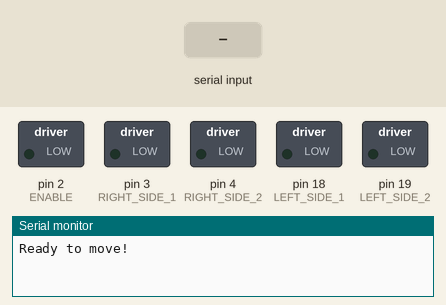
A sketch run on a simulated Arduino Uno, built with avr-gcc and run on an emulated ATmega328P. Parts: switched loads named in the sketch (green lamp = pin HIGH), the last lines printed to the serial monitor. The inputs (shaded band) are chosen by the test bench.

Above: at 1.2 s.
1.3 s: "0\n" received over Serial
At 1.9 s:
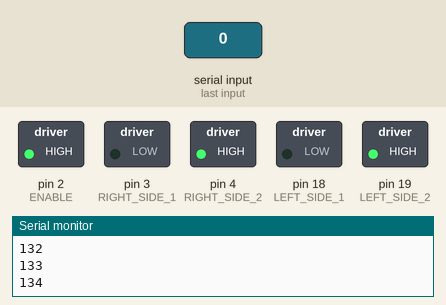
2.8 s: "1\n" received over Serial
At 3.7 s:
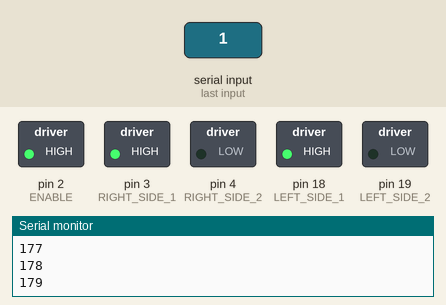
4.3 s: "2\n" received over Serial
At 4.9 s:
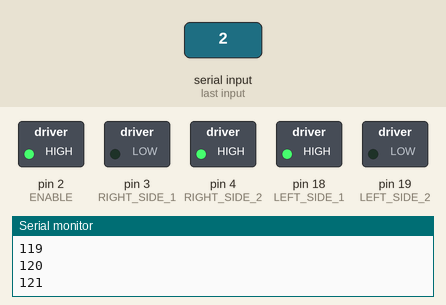
5.8 s: "3\n" received over Serial
At 6.1 s:
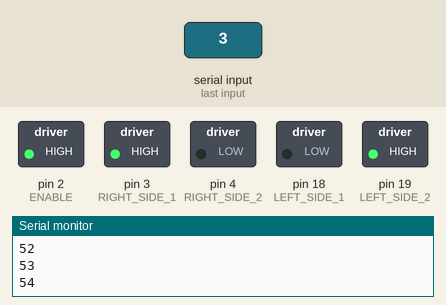
7.3 s: "4\n" received over Serial
At 8.4 s:
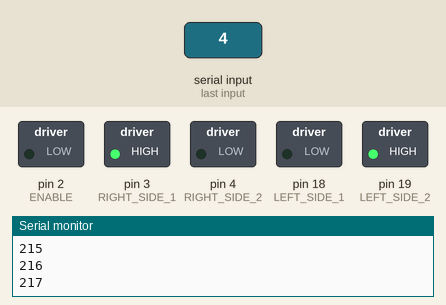
8.8 s: "5\n" received over Serial
At 9.5 s:
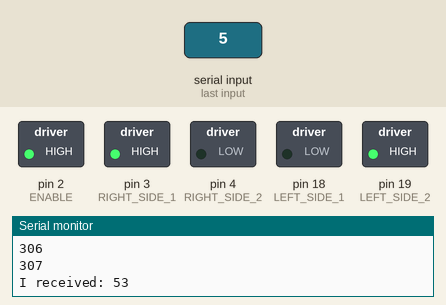
Timing chart, 0 to 11.3 s (numbered marks = the images above; inputs shaded):
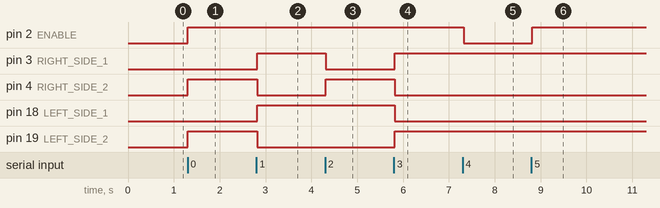

The sketch:

irvine-hacks-firmware.ino
```cpp
// functions for movement

// counter for how long to drive for, before stopping/switching movement options
// tweak this variable to affect how far the bot drives
const static int movementTimeLimit = 1000;

int incomingByte = 52;
bool moving = false;
int moveCounter = 0;
int currentMovement = 0;

const int ENABLE = 2;
// Motor 1
// right side
const int RIGHT_SIDE_1 = 3;
const int RIGHT_SIDE_2 = 4;
// Motor 2
// left side
const int LEFT_SIDE_1 = 18;
const int LEFT_SIDE_2 = 19;

const int ON_PERCENT = 0.78;

// function declarations
void turnRight();
void turnLeft();
void Forward();
void turnBack();
void stop();

void setup()
{
    Serial.begin(9600);
    Serial.println("Ready to move!");
    // DEBUG UART
    pinMode(2, OUTPUT);

    // set pin modes of motor
    pinMode(RIGHT_SIDE_1, OUTPUT);
    pinMode(RIGHT_SIDE_2, OUTPUT);
    pinMode(LEFT_SIDE_1, OUTPUT);
    pinMode(LEFT_SIDE_2, OUTPUT);
}

void loop()
{
    // is there an incoming command?
    if (Serial.available() > 0)
    {
        // read the incoming byte:
        incomingByte = Serial.read();

        // filter out the newline
        if (incomingByte == 10)
        {
            return;
        }

        Serial.print("I received: ");
        Serial.println(incomingByte);
        // are we moving?

        // set move counter to 0
        moveCounter = 0;

        // set current movement to be this command
        currentMovement = incomingByte;
    }

    // execute current movement

    // commands:
    // these numbers are sent as ascii characters!
    // 0 sent (48) -> "FORWARD"
    // 1 sent (49) -> "BACKWARD"
    // 2 sent (50) -> "TURNLEFT"
    // 3 sent (51) -> "TURNRIGHT"
    // 4 sent (52) -> "WAIT"

    // TODO: tie the movement functions to each case
    bool moved = false;
    switch (currentMovement)
    {
    case 48:
        // "0"
        // Serial.println("FORWARD");
        moved = true;
        Forward();
        break;
    case 49:
        // "1"
        // Serial.println("BACKWARD");
        moved = true;
        turnBack();
        break;
    case 50:
        // "2"
        // Serial.println("TURNLEFT");
        moved = true;
        turnLeft();
        break;
    case 51:
        // "3"
        // Serial.println("TURNRIGHT");
        moved = true;
        turnRight();
        break;
    case 52:
        // "4"
        // Serial.println("WAIT");
        moved = true;
        stop();
        break;
    case 53:
        // "5"
        // meant for debugging UART communication
        digitalWrite(2, HIGH);
        break;
    default:
        // Serial.println("UNKNOWN");
        // TODO: make it wait
        moved = false;
        stop();
        // digitalWrite(2, HIGH);
        break;
    }

    if (moved)
    {
        // increment movement counter
        moveCounter++;
        Serial.println(moveCounter);
    }

    // check if we are done with the movement
    if (moveCounter > movementTimeLimit)
    {
        Serial.println("Done");
        // stop moving
        moving = false;
        moveCounter = 0;
        currentMovement = -1;
    }
}

void turnRight()
{

    digitalWrite(RIGHT_SIDE_1, HIGH); // HIGH --> reverse, LOW --> forward
    digitalWrite(RIGHT_SIDE_2, LOW);       // LOW --> reverse, HIGH --> forward

    digitalWrite(LEFT_SIDE_1, LOW);  // LOW --> forward
    digitalWrite(LEFT_SIDE_2, HIGH); // HIGH --> forward

    digitalWrite(ENABLE, HIGH);
}
void turnBack()
{

    digitalWrite(RIGHT_SIDE_1, HIGH);
    digitalWrite(RIGHT_SIDE_2, LOW);

    digitalWrite(LEFT_SIDE_1, HIGH);
    digitalWrite(LEFT_SIDE_2, LOW);

    digitalWrite(ENABLE, HIGH);
}

void turnLeft()
{

    digitalWrite(RIGHT_SIDE_1, LOW);
    digitalWrite(RIGHT_SIDE_2, HIGH);

    digitalWrite(LEFT_SIDE_1, HIGH);
    digitalWrite(LEFT_SIDE_2, LOW);

    digitalWrite(ENABLE, HIGH);
}

void Forward()
{

    digitalWrite(RIGHT_SIDE_1, LOW);
    digitalWrite(RIGHT_SIDE_2, HIGH);

    digitalWrite(LEFT_SIDE_1, LOW);
    digitalWrite(LEFT_SIDE_2, HIGH);

    digitalWrite(ENABLE, HIGH);
}
void stop()
{
    digitalWrite(ENABLE, LOW);
}
```

Measured:
- after the input at 1.3 s, pin 2 (ENABLE), pin 4 (RIGHT_SIDE_2), pin 19 (LEFT_SIDE_2): LOW → HIGH at once
- after the input at 2.8 s, pin 3 (RIGHT_SIDE_1), pin 18 (LEFT_SIDE_1): LOW → HIGH at once; pin 4 (RIGHT_SIDE_2), pin 19 (LEFT_SIDE_2): HIGH → LOW at once
- after the input at 4.3 s, pin 3 (RIGHT_SIDE_1): HIGH → LOW at once; pin 4 (RIGHT_SIDE_2): LOW → HIGH at once
- after the input at 5.8 s, pin 3 (RIGHT_SIDE_1), pin 19 (LEFT_SIDE_2): LOW → HIGH at once; pin 4 (RIGHT_SIDE_2), pin 18 (LEFT_SIDE_1): HIGH → LOW at once
- after the input at 7.3 s, pin 2 (ENABLE): HIGH → LOW at once
- after the input at 8.8 s, pin 2 (ENABLE): LOW → HIGH at once
